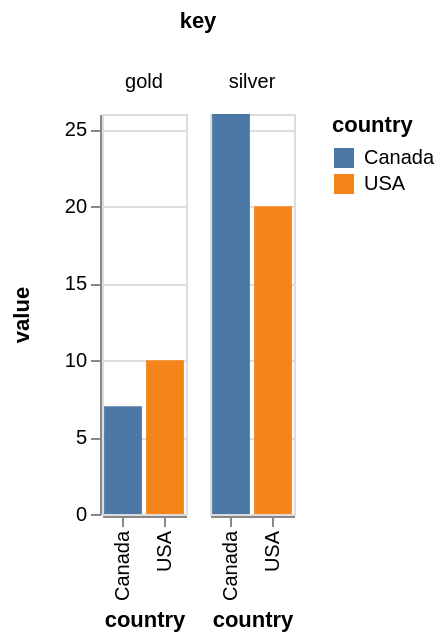

Here is the Vega-Lite specification saved for this chart:
### Vega specification from a JSON file in a GitHub repository (floating-point values rounded to 4 significant figures)
{"$schema": "https://vega.github.io/schema/vega/v4.json", "autosize": "pad", "padding": 5, "data": [{"name": "source_0", "values": [{"country": "USA", "gold": 10, "silver": 20}, {"country": "Canada", "gold": 7, "silver": 26}]}, {"name": "data_0", "source": "source_0", "transform": [{"type": "fold", "fields": ["gold", "silver"], "as": ["key", "value"]}, {"type": "filter", "expr": "datum[\"value\"] !== null && !isNaN(datum[\"value\"])"}]}, {"name": "column_domain", "source": "data_0", "transform": [{"type": "aggregate", "groupby": ["key"]}]}], "signals": [{"name": "x_step", "value": 21}, {"name": "child_width", "update": "bandspace(domain('x').length, 0.1, 0.05) * x_step"}, {"name": "child_height", "value": 200}], "layout": {"padding": {"row": 10, "column": 10}, "offset": {"columnTitle": 10}, "columns": {"signal": "length(data('column_domain'))"}, "bounds": "full", "align": "all"}, "marks": [{"name": "column-title", "type": "group", "role": "column-title", "title": {"text": "key", "offset": 10, "style": "guide-title"}}, {"name": "row_header", "type": "group", "role": "row-header", "encode": {"update": {"height": {"signal": "child_height"}}}, "axes": [{"scale": "y", "orient": "left", "grid": false, "title": "value", "labelOverlap": true, "tickCount": {"signal": "ceil(child_height/40)"}, "zindex": 1}]}, {"name": "column_header", "type": "group", "role": "column-header", "from": {"data": "column_domain"}, "sort": {"field": "datum[\"key\"]", "order": "ascending"}, "title": {"text": {"signal": "''+parent[\"key\"]"}, "offset": 10, "orient": "top", "style": "guide-label"}, "encode": {"update": {"width": {"signal": "child_width"}}}}, {"name": "column_footer", "type": "group", "role": "column-footer", "from": {"data": "column_domain"}, "sort": {"field": "datum[\"key\"]", "order": "ascending"}, "encode": {"update": {"width": {"signal": "child_width"}}}, "axes": [{"scale": "x", "orient": "bottom", "grid": false, "title": "country", "labelBaseline": "middle", "labelAngle": 270, "labelAlign": "right", "zindex": 1}]}, {"name": "cell", "type": "group", "style": "cell", "from": {"facet": {"name": "facet", "data": "data_0", "groupby": ["key"]}}, "sort": {"field": ["datum[\"key\"]"], "order": ["ascending"]}, "encode": {"update": {"width": {"signal": "child_width"}, "height": {"signal": "child_height"}}}, "marks": [{"name": "child_marks", "type": "rect", "style": ["bar"], "from": {"data": "facet"}, "encode": {"update": {"fill": {"scale": "color", "field": "country"}, "x": {"scale": "x", "field": "country"}, "width": {"scale": "x", "band": true}, "y": {"scale": "y", "field": "value"}, "y2": {"scale": "y", "value": 0}}}}], "axes": [{"scale": "y", "orient": "left", "grid": true, "tickCount": {"signal": "ceil(child_height/40)"}, "gridScale": "x", "domain": false, "labels": false, "maxExtent": 0, "minExtent": 0, "ticks": false, "zindex": 0}]}], "scales": [{"name": "x", "type": "band", "domain": {"data": "data_0", "field": "country", "sort": true}, "range": {"step": {"signal": "x_step"}}, "paddingInner": 0.1, "paddingOuter": 0.05}, {"name": "y", "type": "linear", "domain": {"data": "data_0", "field": "value"}, "range": [{"signal": "child_height"}, 0], "nice": true, "zero": true}, {"name": "color", "type": "ordinal", "domain": {"data": "data_0", "field": "country", "sort": true}, "range": "category"}], "legends": [{"fill": "color", "title": "country", "encode": {"symbols": {"update": {"shape": {"value": "square"}}}}}], "config": {"axisY": {"minExtent": 30}}}
